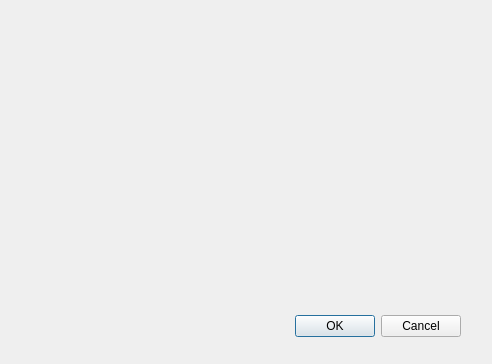
<?xml version="1.0" encoding="UTF-8"?>
<ui version="4.0">
 <class>testDialog</class>
 <widget class="QDialog" name="testDialog">
  <property name="geometry">
   <rect>
    <x>0</x>
    <y>0</y>
    <width>492</width>
    <height>364</height>
   </rect>
  </property>
  <property name="windowTitle">
   <string>brain atlas testing</string>
  </property>
  <widget class="QDialogButtonBox" name="buttonBox">
   <property name="geometry">
    <rect>
     <x>120</x>
     <y>310</y>
     <width>341</width>
     <height>32</height>
    </rect>
   </property>
   <property name="orientation">
    <enum>Qt::Horizontal</enum>
   </property>
   <property name="standardButtons">
    <set>QDialogButtonBox::Cancel|QDialogButtonBox::Ok</set>
   </property>
  </widget>
 </widget>
 <resources/>
 <connections>
  <connection>
   <sender>buttonBox</sender>
   <signal>accepted()</signal>
   <receiver>testDialog</receiver>
   <slot>accept()</slot>
   <hints>
    <hint type="sourcelabel">
     <x>248</x>
     <y>254</y>
    </hint>
    <hint type="destinationlabel">
     <x>157</x>
     <y>274</y>
    </hint>
   </hints>
  </connection>
  <connection>
   <sender>buttonBox</sender>
   <signal>rejected()</signal>
   <receiver>testDialog</receiver>
   <slot>reject()</slot>
   <hints>
    <hint type="sourcelabel">
     <x>316</x>
     <y>260</y>
    </hint>
    <hint type="destinationlabel">
     <x>286</x>
     <y>274</y>
    </hint>
   </hints>
  </connection>
 </connections>
</ui>
